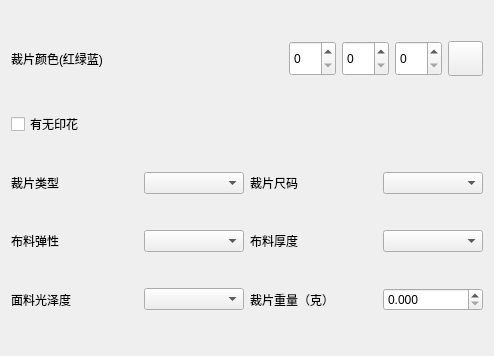
<?xml version="1.0" encoding="UTF-8"?>
<ui version="4.0">
 <class>InputExtraParamWidget</class>
 <widget class="QWidget" name="InputExtraParamWidget">
  <property name="geometry">
   <rect>
    <x>0</x>
    <y>0</y>
    <width>494</width>
    <height>356</height>
   </rect>
  </property>
  <property name="windowTitle">
   <string>Form</string>
  </property>
  <layout class="QGridLayout" name="gridLayout" columnstretch="4,4">
   <item row="3" column="1">
    <layout class="QHBoxLayout" name="horizontalLayout_2">
     <item>
      <widget class="QLabel" name="cloth_thickness_label">
       <property name="text">
        <string>布料厚度</string>
       </property>
      </widget>
     </item>
     <item>
      <widget class="QComboBox" name="cloth_thickness_combo_box">
       <property name="maximumSize">
        <size>
         <width>100</width>
         <height>16777215</height>
        </size>
       </property>
      </widget>
     </item>
    </layout>
   </item>
   <item row="2" column="1">
    <layout class="QHBoxLayout" name="horizontalLayout">
     <item>
      <widget class="QLabel" name="cloth_size_label">
       <property name="text">
        <string>裁片尺码</string>
       </property>
      </widget>
     </item>
     <item>
      <widget class="QComboBox" name="cloth_size_combo_box">
       <property name="maximumSize">
        <size>
         <width>100</width>
         <height>16777215</height>
        </size>
       </property>
      </widget>
     </item>
    </layout>
   </item>
   <item row="3" column="0">
    <layout class="QHBoxLayout" name="horizontalLayout_4">
     <item>
      <widget class="QLabel" name="cloth_elesticity_label">
       <property name="text">
        <string>布料弹性</string>
       </property>
      </widget>
     </item>
     <item>
      <widget class="QComboBox" name="cloth_elesticity_combo_box">
       <property name="maximumSize">
        <size>
         <width>100</width>
         <height>16777215</height>
        </size>
       </property>
      </widget>
     </item>
    </layout>
   </item>
   <item row="2" column="0">
    <layout class="QHBoxLayout" name="horizontalLayout_3">
     <item>
      <widget class="QLabel" name="cloth_type_label_2">
       <property name="text">
        <string>裁片类型</string>
       </property>
      </widget>
     </item>
     <item>
      <widget class="QComboBox" name="cloth_type_combo_box">
       <property name="maximumSize">
        <size>
         <width>100</width>
         <height>16777215</height>
        </size>
       </property>
      </widget>
     </item>
    </layout>
   </item>
   <item row="4" column="0">
    <layout class="QHBoxLayout" name="horizontalLayout_5">
     <item>
      <widget class="QLabel" name="cloth_glossiness_label">
       <property name="text">
        <string>面料光泽度</string>
       </property>
      </widget>
     </item>
     <item>
      <widget class="QComboBox" name="cloth_glossiness_combo_box">
       <property name="maximumSize">
        <size>
         <width>100</width>
         <height>16777215</height>
        </size>
       </property>
      </widget>
     </item>
    </layout>
   </item>
   <item row="4" column="1">
    <layout class="QHBoxLayout" name="horizontalLayout_6">
     <item>
      <widget class="QLabel" name="cloth_weight_label">
       <property name="text">
        <string>裁片重量（克）</string>
       </property>
      </widget>
     </item>
     <item>
      <widget class="QDoubleSpinBox" name="cloth_weight_spin_box">
       <property name="maximumSize">
        <size>
         <width>100</width>
         <height>16777215</height>
        </size>
       </property>
       <property name="decimals">
        <number>3</number>
       </property>
       <property name="maximum">
        <double>10000.000000000000000</double>
       </property>
       <property name="singleStep">
        <double>10.000000000000000</double>
       </property>
      </widget>
     </item>
    </layout>
   </item>
   <item row="1" column="0">
    <widget class="QCheckBox" name="have_printings_check_box">
     <property name="layoutDirection">
      <enum>Qt::LeftToRight</enum>
     </property>
     <property name="text">
      <string>有无印花</string>
     </property>
    </widget>
   </item>
   <item row="0" column="0" colspan="2">
    <layout class="QHBoxLayout" name="horizontalLayout_7" stretch="1,0,0,0,1">
     <item>
      <widget class="QLabel" name="cloth_color_label">
       <property name="text">
        <string>裁片颜色(红绿蓝)</string>
       </property>
      </widget>
     </item>
     <item>
      <widget class="QSpinBox" name="red_spin_box">
       <property name="maximumSize">
        <size>
         <width>69</width>
         <height>35</height>
        </size>
       </property>
       <property name="maximum">
        <number>255</number>
       </property>
      </widget>
     </item>
     <item>
      <widget class="QSpinBox" name="green_spin_box">
       <property name="maximumSize">
        <size>
         <width>69</width>
         <height>35</height>
        </size>
       </property>
       <property name="maximum">
        <number>255</number>
       </property>
      </widget>
     </item>
     <item>
      <widget class="QSpinBox" name="blue_spin_box">
       <property name="maximumSize">
        <size>
         <width>69</width>
         <height>35</height>
        </size>
       </property>
       <property name="maximum">
        <number>255</number>
       </property>
      </widget>
     </item>
     <item>
      <widget class="QPushButton" name="cloth_color_btn">
       <property name="maximumSize">
        <size>
         <width>35</width>
         <height>35</height>
        </size>
       </property>
       <property name="text">
        <string/>
       </property>
       <property name="checkable">
        <bool>false</bool>
       </property>
      </widget>
     </item>
    </layout>
   </item>
  </layout>
 </widget>
 <resources/>
 <connections/>
</ui>
